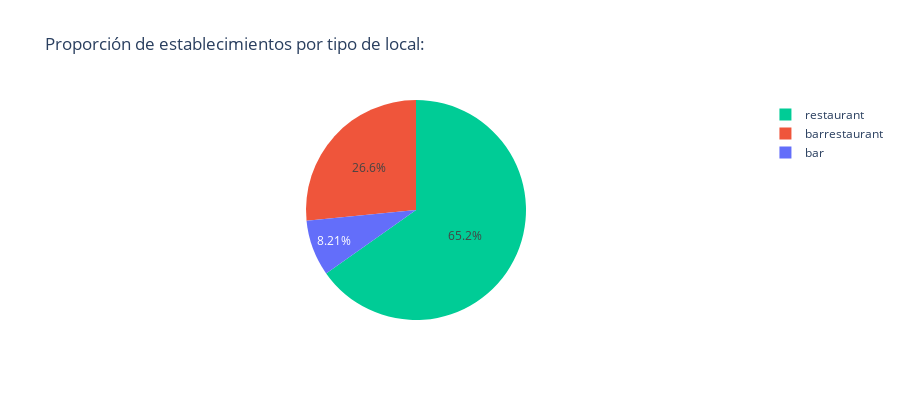
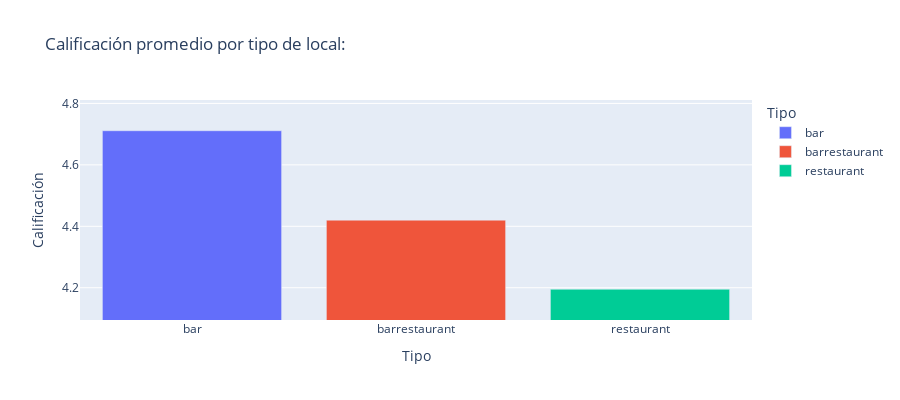

The cell these charts' notebook holds for them, in order:
### Code cell
df_type_counts = df.groupby('type').size().reset_index(name='counts')
df_type_qualification = df.groupby('type')['qualification'].mean().reset_index(name='qualification')
px.pie(
    df_type_counts,
    names='type',
    values='counts',
    title='Proporción de establecimientos por tipo de local:',
    labels={'type': 'Tipo', 'counts': 'Cantidad'},
    color='type',
    height=400
).show()
px.bar(
    df_type_qualification,
    x='type',
    y='qualification',
    title='Calificación promedio por tipo de local:',
    labels={'type': 'Tipo', 'qualification': 'Calificación'},
    color='type',
    height=400,
    range_y= (df_type_qualification['qualification'].min() - 0.1, df_type_qualification['qualification'].max() + 0.1)
)

### Figure 1 — Plotly figure (JSON) as saved in the notebook; plotly's stock layout.template omitted (floating-point values rounded to 4 significant figures)
{"data": [{"customdata": [["bar"], ["barrestaurant"], ["restaurant"]], "domain": {"x": [0, 1], "y": [0, 1]}, "hovertemplate": "Tipo=%{customdata[0]}<br>Cantidad=%{value}<extra></extra>", "labels": ["bar", "barrestaurant", "restaurant"], "legendgroup": "", "marker": {"colors": ["#636efa", "#EF553B", "#00cc96"]}, "name": "", "showlegend": true, "type": "pie", "values": [17, 55, 135]}], "layout": {"height": 400, "legend": {"tracegroupgap": 0}, "title": {"text": "Proporción de establecimientos por tipo de local:"}}}

### Figure 2 — Plotly figure (JSON) as saved in the notebook; plotly's stock layout.template omitted (floating-point values rounded to 4 significant figures)
{"data": [{"hovertemplate": "Tipo=%{x}<br>Calificación=%{y}<extra></extra>", "legendgroup": "bar", "marker": {"color": "#636efa", "pattern": {"shape": ""}}, "name": "bar", "orientation": "v", "showlegend": true, "textposition": "auto", "type": "bar", "x": ["bar"], "xaxis": "x", "y": [4.711], "yaxis": "y"}, {"hovertemplate": "Tipo=%{x}<br>Calificación=%{y}<extra></extra>", "legendgroup": "barrestaurant", "marker": {"color": "#EF553B", "pattern": {"shape": ""}}, "name": "barrestaurant", "orientation": "v", "showlegend": true, "textposition": "auto", "type": "bar", "x": ["barrestaurant"], "xaxis": "x", "y": [4.42], "yaxis": "y"}, {"hovertemplate": "Tipo=%{x}<br>Calificación=%{y}<extra></extra>", "legendgroup": "restaurant", "marker": {"color": "#00cc96", "pattern": {"shape": ""}}, "name": "restaurant", "orientation": "v", "showlegend": true, "textposition": "auto", "type": "bar", "x": ["restaurant"], "xaxis": "x", "y": [4.195], "yaxis": "y"}], "layout": {"barmode": "relative", "height": 400, "legend": {"title": {"text": "Tipo"}, "tracegroupgap": 0}, "title": {"text": "Calificación promedio por tipo de local:"}, "xaxis": {"anchor": "y", "categoryarray": ["bar", "barrestaurant", "restaurant"], "categoryorder": "array", "domain": [0, 1], "title": {"text": "Tipo"}}, "yaxis": {"anchor": "x", "domain": [0, 1], "range": [4.095, 4.811], "title": {"text": "Calificación"}}}}
